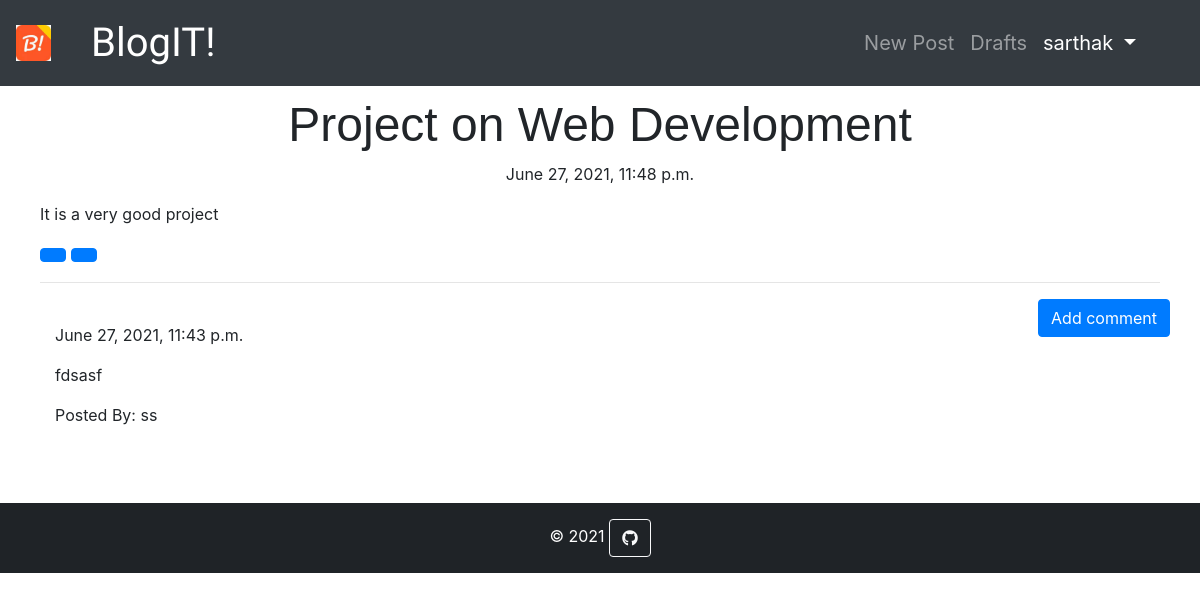
The page /post/5 (signed in) on the database its author committed.
### blog/models.py (models this page shows, shortened)
class Post(models.Model):
    author = models.ForeignKey('auth.User', on_delete=models.CASCADE)
    title = models.CharField(max_length=200)
    text = models.TextField()
    created_date = models.DateTimeField(default=timezone.now)
    published_date = models.DateTimeField(blank=True,null=True)

class Comment(models.Model):
    post = models.ForeignKey('blog.Post', related_name='comments', on_delete=models.CASCADE)
    author = models.CharField(max_length=200)
    text = models.TextField()
    created_date = models.DateTimeField(default=timezone.now())
    approved_comment = models.BooleanField(default=False)

### blog/views.py (the view)
# urls.py: url(r'^post/(?P<pk>\d+)$',views.PostDetailView.as_view(),name='post_detail'),
class PostDetailView(DetailView):
    model = Post

### blog/templates/blog/post_detail.html (shortened to what this page needs)
{% extends 'blog/base.html' %}
{% block content %}
    <h1 class="posttitle loader">{{post.title}}</h1>
    {% if post.published_date %}
        <div class="date postdate">
            {{ post.published_date }}
        </div>
    {% else %}
        <a class="btn btn-default" href="{% url 'post_publish' pk=post.pk %}">Publish</a>
    {% endif %}
    <p class='postcontent'>{{post.text|safe|linebreaksbr}}</p>
    {% if user.is_authenticated %}
        <a class="btn btn-primary" href="{% url 'post_edit' pk=post.pk %}"></a>
        <a class="btn btn-primary" href="{% url 'post_remove' pk=post.pk %}"></a>
    {% endif %}
    <hr>
    <a class="btn btn-primary btn-comment" href="{% url 'add_comment_to_post' pk=post.pk %}">Add comment</a>
    <div class="container">
        {% for comment in post.comments.all %}
            <br>
            {% if user.is_authenticated or comment.approved_comment %}
                {{comment.created_date}}
                <p>{{comment.text|safe|linebreaks}}</p>
                <p>Posted By: {{comment.author}}</p>
            {% endif %}
            {% empty %}
                <p>No Comments</p>
        {% endfor %}
    </div>
{% endblock content %}

### blog/templates/blog/base.html (shortened to what this page needs)
<!DOCTYPE html>
{% load static %}
<html>
    <head>
        <link rel="stylesheet" href="{% static 'css/blog.css' %}">
        <link rel="stylesheet" href="https://maxcdn.bootstrapcdn.com/bootstrap/4.5.2/css/bootstrap.min.css">
        <link rel="stylesheet" href="//cdn.jsdelivr.net/npm/medium-editor@latest/dist/css/medium-editor.min.css" type="text/css" media="screen" charset="utf-8">
        <link rel="stylesheet" href="https://use.fontawesome.com/releases/v5.7.0/css/all.css">
    </head>
    <body>
        <nav class="navbar navbar-expand-md bg-dark navbar-dark">
            <img alt="logo" style="width: 3%; height: auto;" class="img-responsive" /></a>
            <a class="navbar-brand bigbrand" href="{% url 'post_list' %}" style="font-size:40px; margin-left: 40px;">BlogIT!</a>
            <div class="collapse navbar-collapse navbar-right" id="collapsibleNavbar">
                <ul class="navbar-nav ml-auto" style="margin-right: 40px; font-size: 20px;">
                    {% if user.is_authenticated %}
                        <li class="nav-item"><a class="nav-link" href="{% url 'post_new' %}">New Post</a></li>
                        <li class="nav-item"><a class="nav-link" href="{% url 'post_draft_list' %}">Drafts</a></li>
                        <li class="nav-item dropdown">
                            <a class="nav-link active dropdown-toggle" href="#" id="navbardrop" data-toggle="dropdown">
                                {{user.username}}
                            </a>
                          </li>
                    {% else %}
                        <li class="nav-item"><a class="nav-link" href="{% url 'about' %}">About Us</a></li>
                        <li class="nav-item"><a class="nav-link active" href="{% url 'login'%}">Login <span class="glyphicon glyphicon-user"></span></a></li>
                    {% endif %}
                </ul>
            </div>
        </nav>
        <div class="container" style="padding:10px; padding-bottom:60px; position: relative;">
            <div class="blog_posts">
                    {% block content %}
                    {% endblock content %}
            </div>
        </div>
        <footer class="bg-dark text-center text-white">
            <div class="text-center p-3" style="background-color: rgba(0, 0, 0, 0.397);">
            © 2021
            <a class="btn btn-outline-light btn-floating" href="" role="button"><i class="fab fa-github"></i></a>
            </div>
        </footer>
    </body>
</html>

### blog/static/css/blog.css (style rules this page uses)
.bigbrand { font-family: 'Courgette', cursive; font-size: 1.5em; color: white; }
.postdate { text-align: center; }
.posttitle { font-family:'Russo One',sans-serif; font-size: 3em; text-align: center; }
.postcontent { font-family: 'Motserrat',sans-serif; font-size: 1.5em; }
.btn-comment { position: absolute; right: 0px; }

### rows shown on the page
Post: title "Project on Web Development", published_date "June 27, 2021, 11:48 p.m.", text "It is a very good project"
Comment: created_date "June 27, 2021, 11:43 p.m.", text "fdsasf", author "ss"

### other values the page prints
{{ user.username }} "sarthak"
